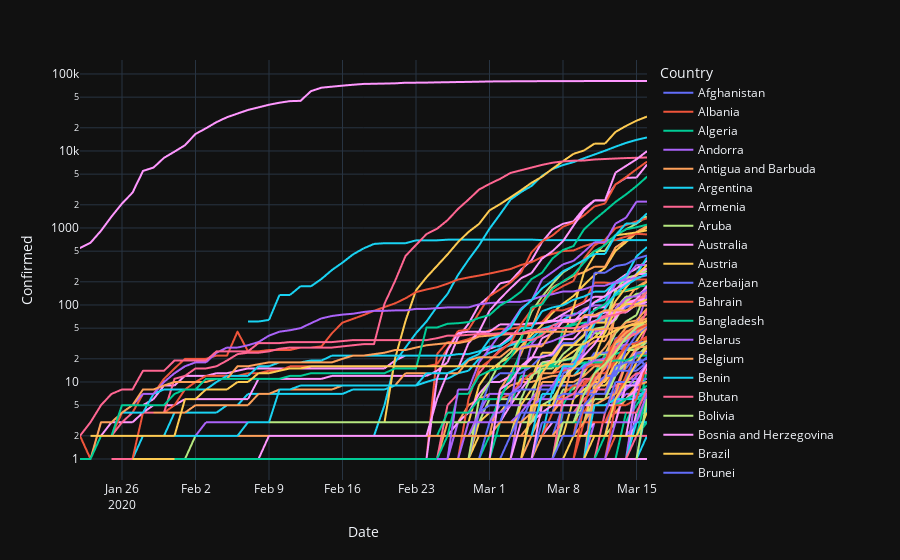

Notebook code for this chart:
### Code cell
# Log scale to allow for view
#  (1) of countries other than China, and
#  (2) identifying linear sections, which indicate exponential growth
fig = px.line(confirmed_by_country_df, x='Date', y='Confirmed', color='Country', line_group="Country", hover_name="Country")
fig.update_layout(
    template='plotly_dark',
    yaxis_type="log"
)
fig.show()
